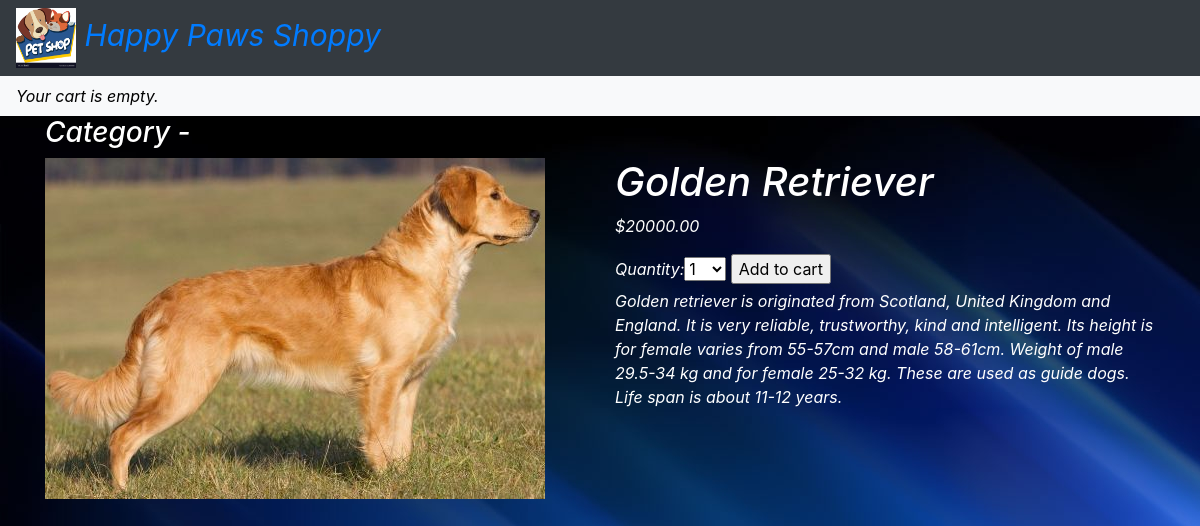
The app's page /4/golden-retriever/ with its own data.
### shop/models.py (models this page shows, shortened)
class Product(models.Model):
	category = models.ForeignKey(Category, related_name='products',
				on_delete=models.CASCADE)
	name = models.CharField(max_length=200, db_index=True)
	slug = models.SlugField(max_length=200, db_index=True)
	image = models.ImageField(upload_to='products/%Y/%m/%d',   blank=True)
	description = models.TextField(blank=True)
	price = models.DecimalField(max_digits=10, decimal_places=2)
	available = models.BooleanField(default=True)
	created = models.DateTimeField(auto_now_add=True)
	updated = models.DateTimeField(auto_now=True)
	class Meta:
		ordering = ('name',)
		index_together = (('id', 'slug'),)

### shop/views.py (the view)
# urls.py: path('<int:id>/<slug:slug>/', views.product_detail,
def product_detail(request, id, slug):
	product = get_object_or_404(Product,
		id=id,
		slug=slug,
		available=True)
	cart_product_form = CartAddProductForm()
	return render(request,
		'shop/product/detail.html',
		{'product': product,
		'cart_product_form': cart_product_form})

### cart/forms.py
class CartAddProductForm(forms.Form):
	quantity = forms.TypedChoiceField(
				choices=PRODUCT_QUANTITY_CHOICES,
				coerce=int)
	update = forms.BooleanField(required=False,
								initial=False,
								widget=forms.HiddenInput)

### cart/cart.py (called while the page is built)
	def __len__(self):
		return sum(item['quantity'] for item in self.cart.values())

### cart/context_processors.py (called while the page is built)
def cart(request):
	return {'cart': Cart(request)}

### shop/models.py (called while the page is built)
	def __str__(self):
		return self.name

	def get_absolute_url(self):
		return reverse('shop:product_list_by_category',
			args=[self.slug])

### shop/templates/shop/product/detail.html (shortened to what this page needs)
{% extends "shop/base.html" %}
{% load static %}
{% block content %}
<h3>Category - <a href="{{ product.category.get_absolute_url }}" style="color: black">{{product.category }}</a></h3>
<div class="row">
	<div class="col-md-6">
	<img src="{% if product.image %}{{ product.image.url }}{% else %}    {% static 'img/no_image.png' %}{% endif %}">
	</div>
	<div class="col-md-6">
	<h1>{{ product.name }}</h1>
	<p class="price">${{ product.price }}</p>
	<form action="{% url 'cart:cart_add' product.id %}" method="post">
		{{ cart_product_form }}
		<input type="submit" value="Add to cart">
	</form>
	{{ product.description|linebreaks }}
</div>
</div>
{% endblock %}

### records on screen
Product: image (picture), name "Golden Retriever", price "20000.00", description "Golden retriever is originated from Scotland, United Kingdom and England. It is very reliable, trustworthy, kind and intelligent. Its height is for female varies from 55-57cm and male 58-61cm. Weight of male 29.5-34 kg and for female 25-32 kg. These are used as guide dogs. Life span is about 11-12 years."
